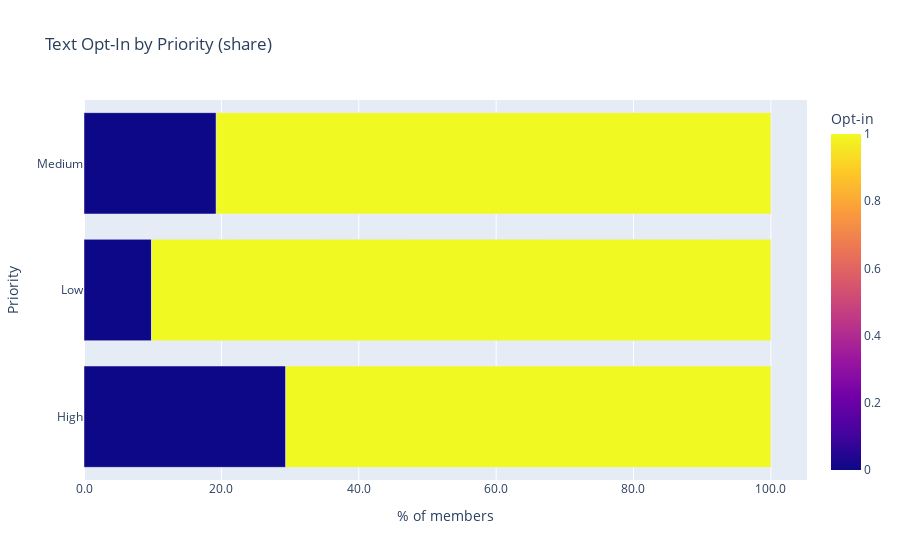

This figure's notebook cell:
### Markdown cell above
### 2) Text Opt-In by Priority (stacked bars)

### Code cell
if set(["outreach_priority","text_opt_in"]).issubset(df.columns):
    grp = (df.groupby(["outreach_priority","text_opt_in"])["member_id"].count()
             .reset_index(name="count"))
    totals = grp.groupby("outreach_priority")["count"].transform("sum")
    grp["pct"] = grp["count"] / totals * 100

    fig = px.bar(grp.sort_values("outreach_priority"),
                 x="pct", y="outreach_priority",
                 color="text_opt_in", orientation="h",
                 title="Text Opt-In by Priority (share)",
                 labels={"pct":"% of members","outreach_priority":"Priority","text_opt_in":"Opt-in"})
    fig.update_layout(barmode="stack", xaxis_tickformat=".1f")
    fig.show()
else:
    print("Required columns not found; skipping stacked bars.")

### Figure 1 — Plotly figure (JSON) as saved in the notebook; plotly's stock layout.template omitted (floating-point values rounded to 4 significant figures)
{"data": [{"hovertemplate": "% of members=%{x}<br>Priority=%{y}<br>Opt-in=%{marker.color}<extra></extra>", "legendgroup": "", "marker": {"color": [0, 1, 0, 1, 0, 1], "coloraxis": "coloraxis", "pattern": {"shape": ""}}, "name": "", "orientation": "h", "showlegend": false, "textposition": "auto", "type": "bar", "x": [29.38, 70.62, 9.824, 90.18, 19.26, 80.74], "xaxis": "x", "y": ["High", "High", "Low", "Low", "Medium", "Medium"], "yaxis": "y"}], "layout": {"barmode": "stack", "coloraxis": {"colorbar": {"title": {"text": "Opt-in"}}, "colorscale": [[0, "#0d0887"], [0.1111, "#46039f"], [0.2222, "#7201a8"], [0.3333, "#9c179e"], [0.4444, "#bd3786"], [0.5556, "#d8576b"], [0.6667, "#ed7953"], [0.7778, "#fb9f3a"], [0.8889, "#fdca26"], [1, "#f0f921"]]}, "legend": {"tracegroupgap": 0}, "title": {"text": "Text Opt-In by Priority (share)"}, "xaxis": {"anchor": "y", "domain": [0, 1], "tickformat": ".1f", "title": {"text": "% of members"}}, "yaxis": {"anchor": "x", "domain": [0, 1], "title": {"text": "Priority"}}}}
